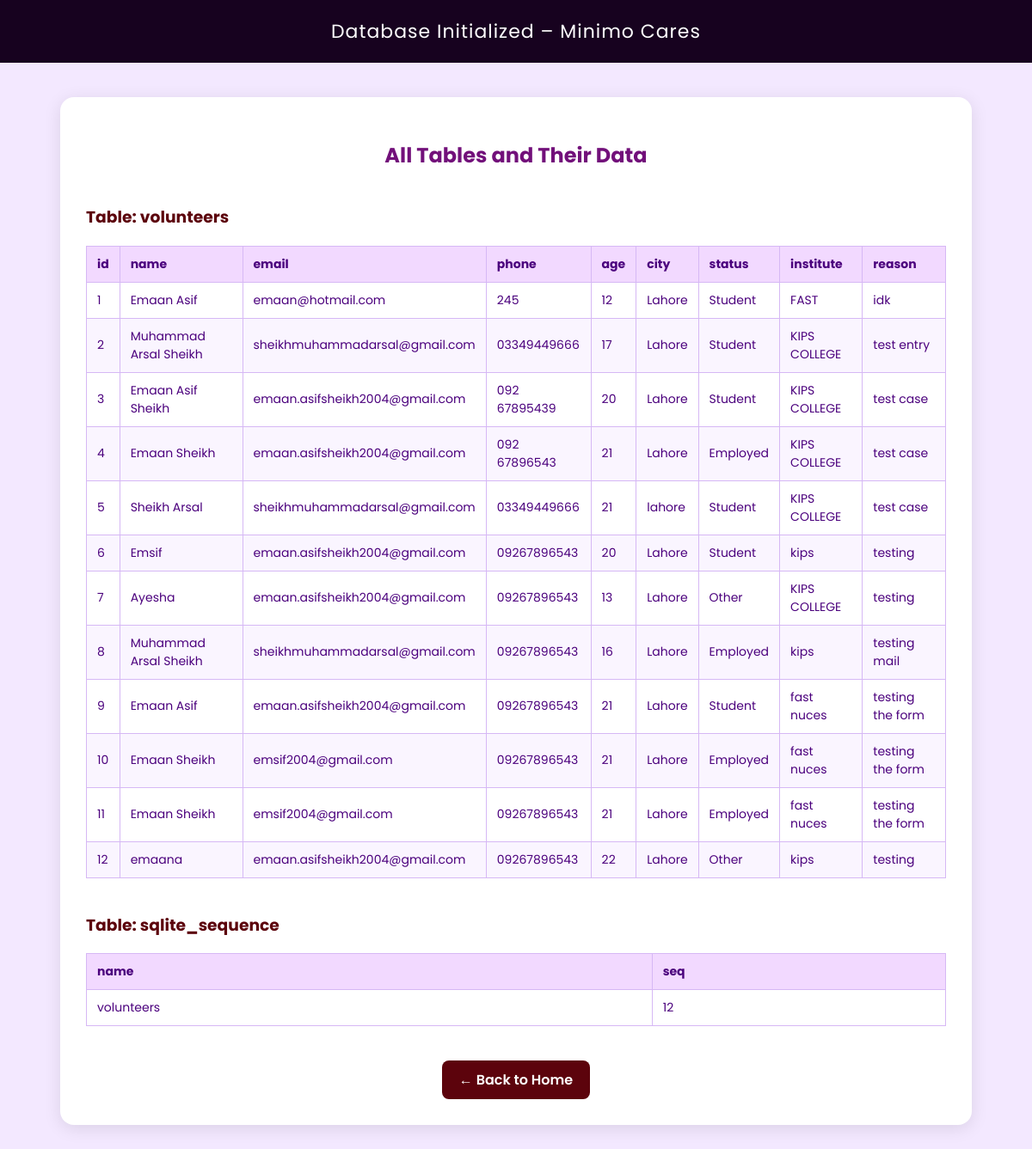
/viewdb, run on an earlier commit of the app's database.
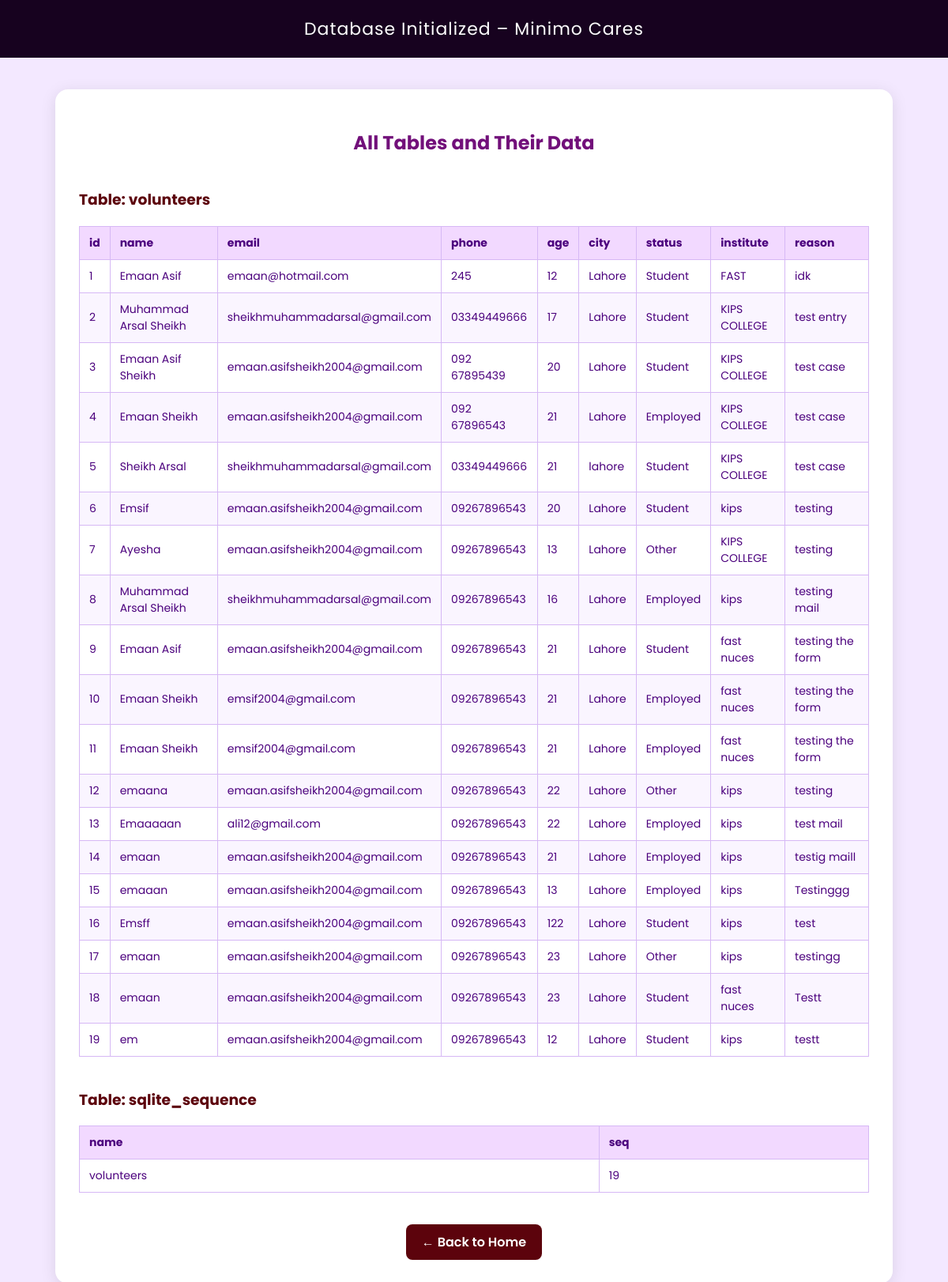
And on a later commit of the database.
### tables this page shows
CREATE TABLE volunteers (
    id INTEGER PRIMARY KEY AUTOINCREMENT,
    name TEXT NOT NULL,
    email TEXT NOT NULL,
    phone TEXT NOT NULL,
    age INTEGER,
    city TEXT,
    status TEXT,
    institute TEXT,
    reason TEXT
);

### app.py (the view)
@app.route("/viewdb")
def view_db():
    conn = get_db_connection()
    cursor = conn.cursor()
    cursor.execute("SELECT name FROM sqlite_master WHERE type='table';")
    tables = cursor.fetchall()
    table_data = {}
    for table in tables:
        table_name = table['name']
        cursor.execute(f"SELECT * FROM {table_name};")
        data = cursor.fetchall()
        table_data[table_name] = data
    conn.close()
    return render_template("initdb.html", table_data=table_data)

### app.py (called while the page is built)
def get_db_connection():
    conn = sqlite3.connect(DATABASE)
    conn.row_factory = sqlite3.Row
    return conn

### templates/initdb.html (shortened to what this page needs)
<!DOCTYPE html>
<html lang="en">
<head>
</head>
<body>
  <header>Database Initialized – Minimo Cares</header>
  <div class="container">
    <h2>All Tables and Their Data</h2>
    {% if table_data %}
      {% for table_name, data in table_data.items() %}
        <h3>Table: {{ table_name }}</h3>
        {% if data %}
          <table>
            <thead>
              <tr>
                {% for column in data[0].keys() %}
                  <th>{{ column }}</th>
                {% endfor %}
              </tr>
            </thead>
            <tbody>
              {% for row in data %}
                <tr>
                  {% for value in row %}
                    <td>{{ value }}</td>
                  {% endfor %}
                </tr>
              {% endfor %}
            </tbody>
          </table>
        {% else %}
          <p class="empty-msg">No records found in this table yet.</p>
        {% endif %}
      {% endfor %}
    {% else %}
      <p class="empty-msg">No tables found in the database.</p>
    {% endif %}
    <div style="text-align:center;">
      <a href="/home" class="back-link">← Back to Home</a>
    </div>
  </div>
</body>
</html>

### templates/initdb.html (style rules this page uses)
body { font-family: 'Poppins', sans-serif; background-color: #F3E8FF; color: #4B007D; margin: 0; padding: 0; }
header { background-color: #17021f; color: white; text-align: center; padding: 20px 0; font-size: 22px; letter-spacing: 1px; }
.container { width: 90%; max-width: 1000px; margin: 40px auto; background-color: #fff; padding: 30px; border-radius: 16px; box-shadow: 0 4px 20px rgba(0,0,0,0.1); }
h2 { color: #72107a; text-align: center; margin-bottom: 20px; }
h3 { color: #5c030c; margin-top: 40px; }
table { width: 100%; border-collapse: collapse; margin-top: 10px; margin-bottom: 30px; }
th, td { border: 1px solid #d6b8f5; padding: 10px 12px; text-align: left; font-size: 14px; }
th { background-color: #f2d9ff; color: #4B007D; }
tr:nth-child(even) { background-color: #faf5ff; }
a.back-link { display: inline-block; text-decoration: none; background-color: #5c030c; color: white; padding: 10px 20px; border-radius: 8px; font-weight: 600; transition: 0.3s; margin-top: 10px; }

What changed in the data, as far as the page shows it:
added volunteers: row "13" "22", name "Emaaaaan", email "ali12@gmail.com", phone "09267896543", city "Lahore", status "Employed", institute "kips", reason "test mail"
added volunteers: row "14" "21", name "emaan", email "emaan.asifsheikh2004@gmail.com", phone "09267896543", city "Lahore", status "Employed", institute "kips", reason "testig maill"
added volunteers: row "15" "13", name "emaaan", email "emaan.asifsheikh2004@gmail.com", phone "09267896543", city "Lahore", status "Employed", institute "kips", reason "Testinggg"
added volunteers: row "16" "122", name "Emsff", email "emaan.asifsheikh2004@gmail.com", phone "09267896543", city "Lahore", status "Student", institute "kips", reason "test"
added volunteers: row "17" "23", name "emaan", email "emaan.asifsheikh2004@gmail.com", phone "09267896543", city "Lahore", status "Other", institute "kips", reason "testingg"
added volunteers: row "18" "23", name "emaan", email "emaan.asifsheikh2004@gmail.com", phone "09267896543", city "Lahore", status "Student", institute "fast nuces", reason "Testt"
added volunteers: row "19" "12", name "em", email "emaan.asifsheikh2004@gmail.com", phone "09267896543", city "Lahore", status "Student", institute "kips", reason "testt"
Also different on the page:
list line gone: "12"
new list line: "19"
